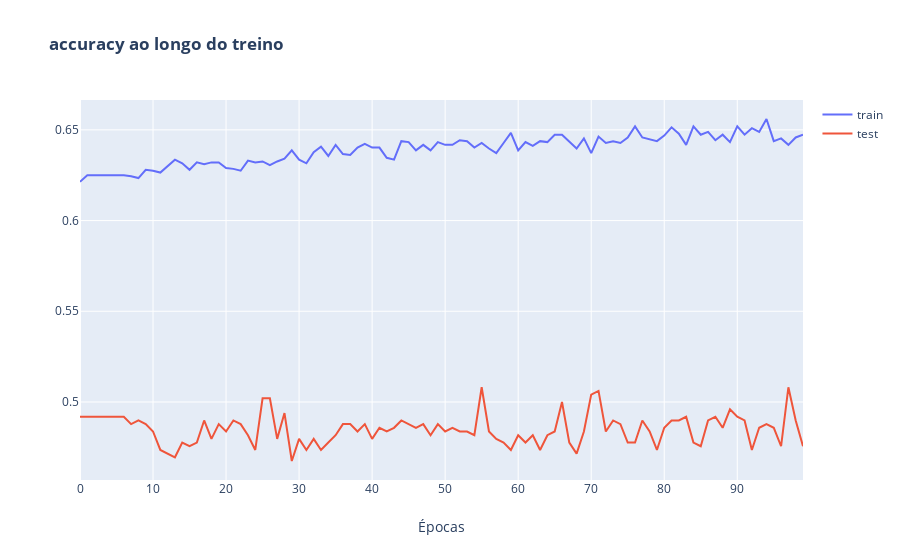

Notebook code for this chart:
### Code cell
fig = go.Figure()

fig.add_trace(go.Scatter(x = np.array(range(400)), y=history.history['acc'], name='train'))
fig.add_trace(go.Scatter(x = np.array(range(400)), y=history.history['val_acc'], name='test'))
fig.update_layout(title='<b> accuracy ao longo do treino </b>')
fig.update_xaxes(title_text='Épocas')
fig.show()
